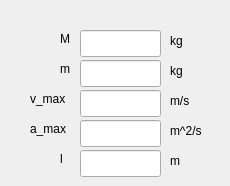
    <widget class="QWidget" name="tab_5">
     <attribute name="title">
      <string>basic para</string>
     </attribute>
     <widget class="QLabel" name="label_13">
      <property name="geometry">
       <rect>
        <x>30</x>
        <y>90</y>
        <width>51</width>
        <height>17</height>
       </rect>
      </property>
      <property name="text">
       <string>v_max</string>
      </property>
     </widget>
     <widget class="QLabel" name="label_14">
      <property name="geometry">
       <rect>
        <x>30</x>
        <y>120</y>
        <width>51</width>
        <height>17</height>
       </rect>
      </property>
      <property name="text">
       <string>a_max</string>
      </property>
     </widget>
     <widget class="QLabel" name="label_27">
      <property name="geometry">
       <rect>
        <x>60</x>
        <y>150</y>
        <width>16</width>
        <height>17</height>
       </rect>
      </property>
      <property name="text">
       <string>l</string>
      </property>
     </widget>
     <widget class="QLabel" name="label_28">
      <property name="geometry">
       <rect>
        <x>60</x>
        <y>30</y>
        <width>21</width>
        <height>17</height>
       </rect>
      </property>
      <property name="text">
       <string>M</string>
      </property>
     </widget>
     <widget class="QLabel" name="label_29">
      <property name="geometry">
       <rect>
        <x>60</x>
        <y>60</y>
        <width>21</width>
        <height>17</height>
       </rect>
      </property>
      <property name="text">
       <string>m</string>
      </property>
     </widget>
     <widget class="QLineEdit" name="M_lineEdit">
      <property name="geometry">
       <rect>
        <x>80</x>
        <y>30</y>
        <width>81</width>
        <height>27</height>
       </rect>
      </property>
     </widget>
     <widget class="QLineEdit" name="m_lineEdit">
      <property name="geometry">
       <rect>
        <x>80</x>
        <y>60</y>
        <width>81</width>
        <height>27</height>
       </rect>
      </property>
     </widget>
     <widget class="QLineEdit" name="v_max_lineEdit">
      <property name="geometry">
       <rect>
        <x>80</x>
        <y>90</y>
        <width>81</width>
        <height>27</height>
       </rect>
      </property>
     </widget>
     <widget class="QLineEdit" name="a_max_lineEdit">
      <property name="geometry">
       <rect>
        <x>80</x>
        <y>120</y>
        <width>81</width>
        <height>27</height>
       </rect>
      </property>
     </widget>
     <widget class="QLineEdit" name="m_lineEdit_">
      <property name="geometry">
       <rect>
        <x>80</x>
        <y>150</y>
        <width>81</width>
        <height>27</height>
       </rect>
      </property>
     </widget>
     <widget class="QLabel" name="label_30">
      <property name="geometry">
       <rect>
        <x>170</x>
        <y>30</y>
        <width>41</width>
        <height>21</height>
       </rect>
      </property>
      <property name="text">
       <string>kg</string>
      </property>
     </widget>
     <widget class="QLabel" name="label_31">
      <property name="geometry">
       <rect>
        <x>170</x>
        <y>60</y>
        <width>41</width>
        <height>21</height>
       </rect>
      </property>
      <property name="text">
       <string>kg</string>
      </property>
     </widget>
     <widget class="QLabel" name="label_32">
      <property name="geometry">
       <rect>
        <x>170</x>
        <y>90</y>
        <width>41</width>
        <height>21</height>
       </rect>
      </property>
      <property name="text">
       <string>m/s</string>
      </property>
     </widget>
     <widget class="QLabel" name="label_33">
      <property name="geometry">
       <rect>
        <x>170</x>
        <y>120</y>
        <width>51</width>
        <height>21</height>
       </rect>
      </property>
      <property name="text">
       <string>m^2/s</string>
      </property>
     </widget>
     <widget class="QLabel" name="label_34">
      <property name="geometry">
       <rect>
        <x>170</x>
        <y>150</y>
        <width>51</width>
        <height>21</height>
       </rect>
      </property>
      <property name="text">
       <string>m</string>
      </property>
     </widget>
    </widget>
